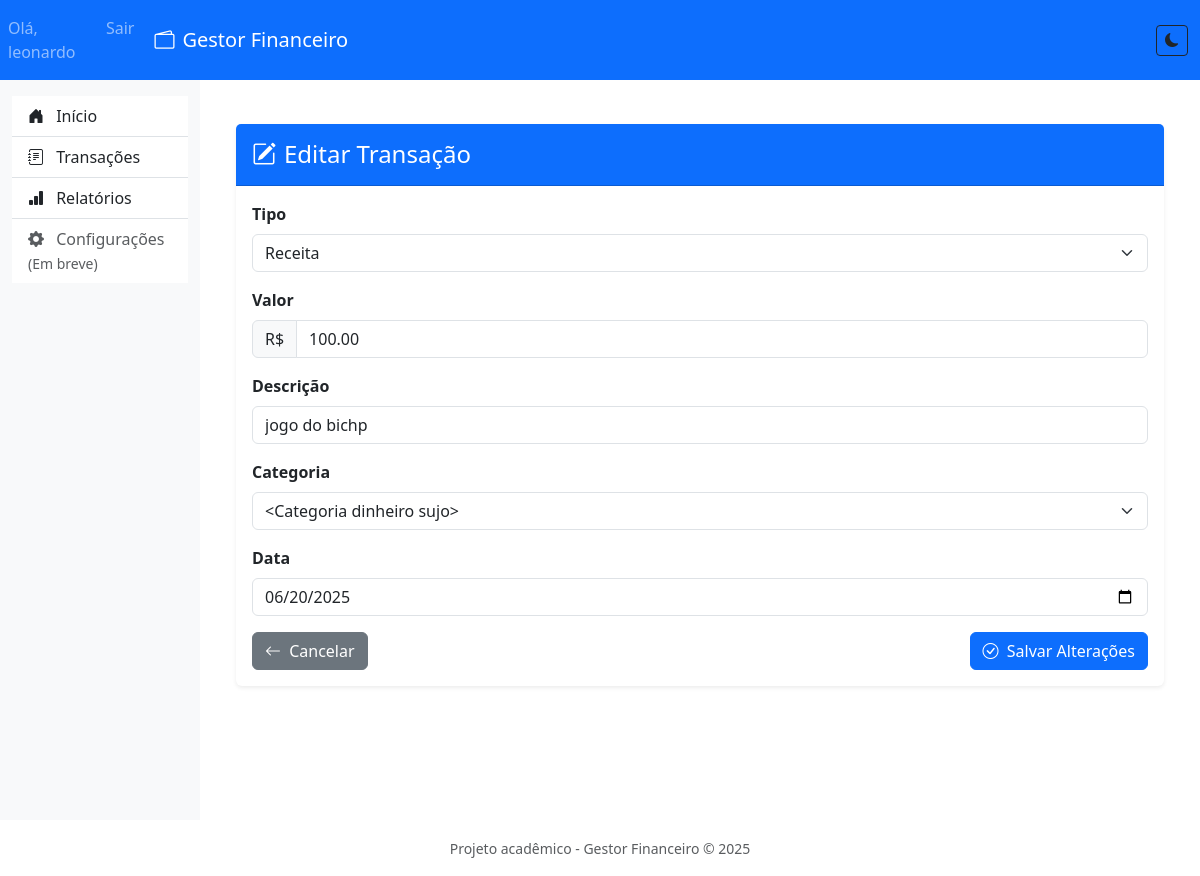
The app's page /transacoes/3/editar (signed in) with its own data.
### app/models.py (models this page shows, shortened)
class Usuario(UserMixin, db.Model):
    __tablename__ = 'usuarios'
    id = db.Column(db.Integer, primary_key=True)
    nome = db.Column(db.String(50), nullable=False)
    email = db.Column(db.String(120), unique=True, nullable=False)
    senha = db.Column(db.String(200), nullable=False)
    transacoes = db.relationship('Transacao', back_populates='usuario')
    categorias = db.relationship('Categoria', back_populates='usuario')

class Transacao(db.Model):
    __tablename__ = 'transacoes'
    id = db.Column(db.Integer, primary_key=True)
    descricao = db.Column(db.String(100), nullable=False)
    valor = db.Column(db.Numeric(10, 2), nullable=False)
    tipo = db.Column(db.String(10), nullable=False)
    data = db.Column(db.Date, nullable=False, default=datetime.utcnow)
    categoria_id = db.Column(db.Integer, db.ForeignKey('categorias.id'))
    categoria = db.relationship('Categoria', back_populates='transacoes')
    usuario_id = db.Column(db.Integer, db.ForeignKey('usuarios.id'))
    usuario = db.relationship('Usuario', back_populates='transacoes')

### app/routes.py (the view, shortened to what this page needs)
@main.route('/transacoes/<int:id>/editar', methods=['GET', 'POST'])
@login_required
def editar_transacao(id):
    transacao = Transacao.query.filter_by(
        id=id,
        usuario_id=current_user.id
    ).first_or_404()
    form = TransacaoForm(obj=transacao)
    return render_template('edit_transacao.html', form=form, transacao=transacao)

### app/forms.py
class TransacaoForm(FlaskForm):
    descricao = StringField('Descrição', validators=[DataRequired(), Length(max=100)])
    valor = DecimalField('Valor', validators=[DataRequired(), NumberRange(min=0)], places=2)
    tipo = SelectField('Tipo', choices=[('receita', 'Receita'), ('despesa', 'Despesa')], validators=[DataRequired()])
    data = DateField('Data', format='%Y-%m-%d', validators=[DataRequired()])
    categoria = StringField('Categoria', validators=[Length(max=50)])
    submit = SubmitField('Adicionar Transação')

### app/__init__.py (called while the page is built)
def create_app():
    app = Flask(__name__, template_folder='../templates')
    app.config['SECRET_KEY'] = 'sua-chave-secreta-aqui'
    app.config['SQLALCHEMY_DATABASE_URI'] = 'sqlite:///../instance/db.sqlite3'
    app.config['SQLALCHEMY_TRACK_MODIFICATIONS'] = False
    db.init_app(app)
    login_manager.init_app(app)
    login_manager.login_view = 'main.login'
    from .models import Usuario
    @login_manager.user_loader
    def load_user(user_id):
        return Usuario.query.get(int(user_id))
    from .routes import main
    app.register_blueprint(main)
    @app.route('/sua-rota')
    def sua_view():
        from .forms import MeuFormulario  # Import local para evitar circular
        from flask import render_template
        form = MeuFormulario()
        return render_template('seu_template.html', form=form)
    with app.app_context():
        db.create_all()
    return app

### app/models.py (called while the page is built)
    def __repr__(self):
        return f'<Categoria {self.nome}>'

### templates/edit_transacao.html (shortened to what this page needs)
{% extends "base.html" %}
{% block content %}
<div class="container mt-4">
    <div class="card shadow-sm border-0">
        <div class="card-header bg-primary text-white py-3">
            <h4 class="mb-0"><i class="bi bi-pencil-square me-2"></i>Editar Transação</h4>
        </div>
        <div class="card-body">
            <form method="POST">
                <div class="mb-3">
                    {{ form.tipo.label(class="form-label fw-bold") }}
                    {{ form.tipo(class="form-select") }}
                </div>
                <div class="mb-3">
                    {{ form.valor.label(class="form-label fw-bold") }}
                    <div class="input-group">
                        <span class="input-group-text">R$</span>
                        {{ form.valor(class="form-control", placeholder="0,00") }}
                    </div>
                </div>
                <div class="mb-3">
                    {{ form.descricao.label(class="form-label fw-bold") }}
                    {{ form.descricao(class="form-control", placeholder="Ex: Salário, Mercado...") }}
                </div>
                <div class="mb-3">
                    {{ form.categoria.label(class="form-label fw-bold") }}
                    {{ form.categoria(class="form-select") }}
                </div>
                <div class="mb-3">
                    {{ form.data.label(class="form-label fw-bold") }}
                    {{ form.data(class="form-control", type="date") }}
                </div>
                <div class="d-flex justify-content-between">
                    <a href="{{ url_for('main.transacoes') }}" class="btn btn-secondary">
                        <i class="bi bi-arrow-left me-1"></i> Cancelar
                    </a>
                    <button type="submit" class="btn btn-primary">
                        <i class="bi bi-check-circle me-1"></i> Salvar Alterações
                    </button>
                </div>
            </form>
        </div>
    </div>
</div>
{% endblock %}

### templates/base.html (shortened to what this page needs)
<!DOCTYPE html>
<html lang="pt-br" data-bs-theme="light">
<head>
    <link href="https://cdn.jsdelivr.net/npm/bootstrap@5.3.0/dist/css/bootstrap.min.css" rel="stylesheet">
    <link rel="stylesheet" href="https://cdn.jsdelivr.net/npm/bootstrap-icons@1.10.0/font/bootstrap-icons.css">
</head>
<body>
    <nav class="navbar navbar-expand-lg navbar-dark bg-primary">
        <ul class="navbar-nav ms-auto">
            {% if current_user.is_authenticated %}
            <li class="nav-item">
                <span class="nav-link">Olá, {{ current_user.nome }}</span>
            </li>
            <li class="nav-item">
                <a class="nav-link" href="{{ url_for('main.logout') }}">Sair</a>
            </li>
            {% endif %}
        </ul>
        <div class="container-fluid">
            <a class="navbar-brand" href="/">
                <i class="bi bi-wallet2 me-2"></i>Gestor Financeiro
            </a>
            <div class="collapse navbar-collapse" id="navbarSupportedContent">
                <ul class="navbar-nav ms-auto">
                    <li class="nav-item">
                        <button id="themeToggle" class="btn btn-sm theme-toggle" title="Alternar tema escuro/claro"
                            aria-pressed="false">
                        </button>
                    </li>
                </ul>
            </div>
        </div>
    </nav>
    <div class="container-fluid">
        <div class="row">
            <div class="col-md-3 col-lg-2 d-md-block bg-light sidebar collapse" id="navbarSupportedContent">
                <div class="list-group list-group-flush mt-3">
                    <a href="{{ url_for('main.index') }}"
                        class="list-group-item list-group-item-action {% if request.endpoint == 'main.index' %}active{% endif %}">
                        <i class="bi bi-house-door-fill me-2"></i> Início
                    </a>
                    <a href="{{ url_for('main.transacoes') }}"
                        class="list-group-item list-group-item-action {% if request.endpoint == 'main.transacoes' %}active{% endif %}">
                        <i class="bi bi-journal-text me-2"></i> Transações
                    </a>
                    <a href="{{ url_for('main.relatorios') }}"
                        class="list-group-item list-group-item-action {% if request.endpoint == 'main.relatorios' %}active{% endif %}">
                        <i class="bi bi-bar-chart-fill me-2"></i> Relatórios
                    </a>
                    <a href="#" class="list-group-item list-group-item-action disabled">
                        <i class="bi bi-gear-fill me-2"></i> Configurações
                        <small class="text-muted">(Em breve)</small>
                    </a>
                </div>
            </div>
            <main class="col-md-9 col-lg-10 ms-sm-auto px-md-4 main-content">
                {% block content %}{% endblock %}
            </main>
        </div>
    </div>
    <footer class="text-center py-3 mt-auto text-muted">
        <small>Projeto acadêmico - Gestor Financeiro © 2025</small>
    </footer>
</body>
</html>

### templates/base.html (style rules this page uses)
.sidebar { min-height: calc(100vh - 60px); position: sticky; top: 60px; }
.main-content { padding-top: 20px; }
.theme-toggle { transition: all 0.3s ease; }

### records on screen
Usuario: nome "leonardo"
Transacao: tipo "Receita", valor "100.00", descricao "jogo do bichp", categoria "<Categoria dinheiro sujo>", data "06/20/2025"
